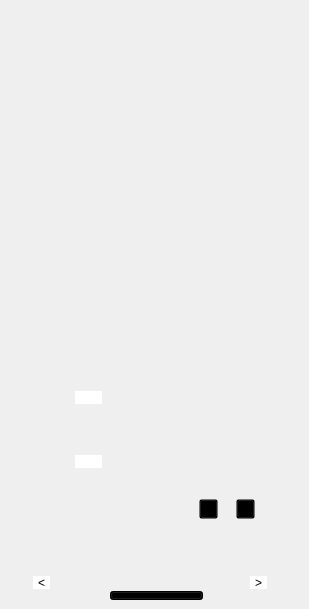
    <widget class="QWidget" name="page_5">
     <widget class="QLabel" name="label_5">
      <property name="geometry">
       <rect>
        <x>0</x>
        <y>0</y>
        <width>300</width>
        <height>600</height>
       </rect>
      </property>
      <property name="text">
       <string/>
      </property>
      <property name="pixmap">
       <pixmap resource="resource.qrc">:/image5/5.png</pixmap>
      </property>
      <property name="scaledContents">
       <bool>true</bool>
      </property>
     </widget>
     <widget class="QLineEdit" name="lineEdit_from">
      <property name="geometry">
       <rect>
        <x>75</x>
        <y>391</y>
        <width>27</width>
        <height>13</height>
       </rect>
      </property>
      <property name="styleSheet">
       <string notr="true">border: none;</string>
      </property>
     </widget>
     <widget class="QLineEdit" name="lineEdit_to">
      <property name="geometry">
       <rect>
        <x>75</x>
        <y>455</y>
        <width>27</width>
        <height>13</height>
       </rect>
      </property>
      <property name="styleSheet">
       <string notr="true">border: none;</string>
      </property>
     </widget>
     <widget class="QPushButton" name="find_btn">
      <property name="geometry">
       <rect>
        <x>199</x>
        <y>499</y>
        <width>19</width>
        <height>20</height>
       </rect>
      </property>
      <property name="styleSheet">
       <string notr="true">background-color: rgba(0, 0, 0, 0);</string>
      </property>
      <property name="text">
       <string/>
      </property>
     </widget>
     <widget class="QPushButton" name="pushButton_8">
      <property name="geometry">
       <rect>
        <x>33</x>
        <y>576</y>
        <width>17</width>
        <height>13</height>
       </rect>
      </property>
      <property name="styleSheet">
       <string notr="true">
border:none;
background-color: rgb(255, 255, 255);</string>
      </property>
      <property name="text">
       <string>&lt;</string>
      </property>
     </widget>
     <widget class="QPushButton" name="pushButton_9">
      <property name="geometry">
       <rect>
        <x>250</x>
        <y>576</y>
        <width>17</width>
        <height>13</height>
       </rect>
      </property>
      <property name="styleSheet">
       <string notr="true">background-color: rgb(255, 255, 255);
font: 10pt &quot;Segoe UI&quot;;
border:none;</string>
      </property>
      <property name="text">
       <string>&gt;</string>
      </property>
     </widget>
     <widget class="QPushButton" name="Home_btn_4">
      <property name="geometry">
       <rect>
        <x>110</x>
        <y>591</y>
        <width>93</width>
        <height>9</height>
       </rect>
      </property>
      <property name="styleSheet">
       <string notr="true">background-color: rgb(0, 0, 0);</string>
      </property>
      <property name="text">
       <string/>
      </property>
     </widget>
     <widget class="QPushButton" name="find_btn_2">
      <property name="geometry">
       <rect>
        <x>236</x>
        <y>499</y>
        <width>19</width>
        <height>20</height>
       </rect>
      </property>
      <property name="styleSheet">
       <string notr="true">background-color: rgba(0, 0, 0, 0);</string>
      </property>
      <property name="text">
       <string/>
      </property>
     </widget>
    </widget>
